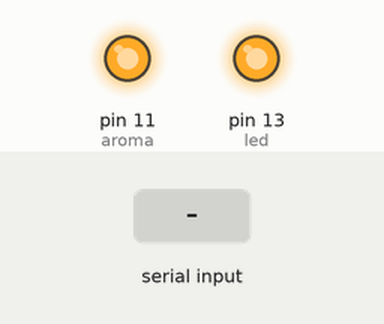
Simulated run of this sketch. Board: Arduino Uno, built with avr-gcc and run on an emulated ATmega328P. Shown: output pins drawn as LEDs (lit = HIGH). The inputs (shaded band) are chosen by the test bench.

Above: at 1.2 s.
1.3 s: "A" received over Serial
At 2.5 s:
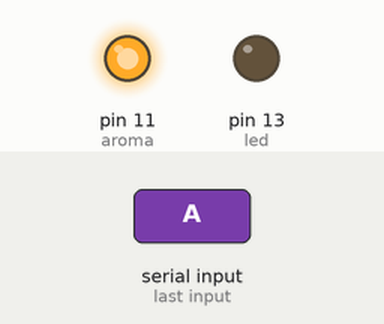
2.8 s: "F" received over Serial
At 3.2 s:
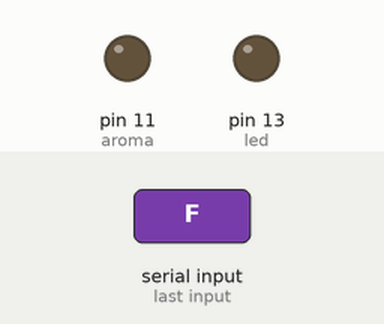
4.8 s: "B" received over Serial
At 5.2 s:
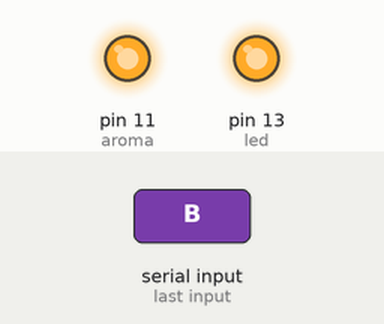
6.3 s: "F" received over Serial
At 6.7 s:
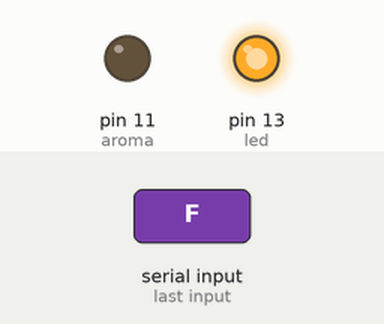
8.3 s: "E" received over Serial
At 9.1 s:
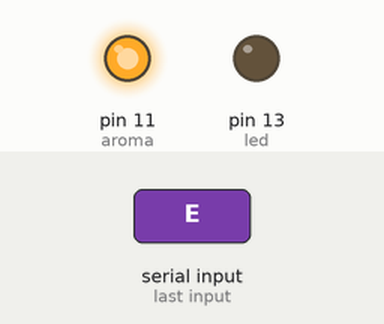
Timing chart, 0 to 10.8 s (numbered marks = the images above; inputs shaded):
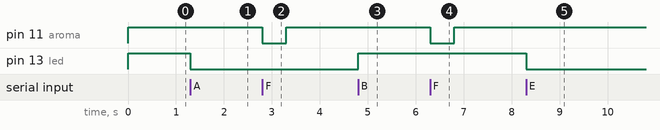

Measured:
- after the input at 1.3 s, pin 13 (led): HIGH → LOW at once
- after the input at 2.8 s, pin 11 (aroma): HIGH → LOW at once, → HIGH 0.50 s later
- after the input at 4.8 s, pin 13 (led): LOW → HIGH at once
- after the input at 6.3 s, pin 11 (aroma): HIGH → LOW at once, → HIGH 0.50 s later
- after the input at 8.3 s, pin 13 (led): HIGH → LOW at once

The sketch:

CONTROL_HAPOOL.ino
```cpp
int option;
int led = 13;
int aroma = 11;
int val=25;
int led25=14;

#include <OneWire.h>
#include <DallasTemperature.h>

OneWire ourWire(12);                //Se establece el pin 12  como bus OneWire
DallasTemperature sensors(&ourWire); //Se declara una variable u objeto para nuestro sensor

void setup() {
   Serial.begin(9600);
   pinMode(led, OUTPUT);
   pinMode(aroma, OUTPUT);
   digitalWrite(led, HIGH);
   digitalWrite(aroma, HIGH);
   sensors.begin();   //Se inicia el sensor


}

void loop() {

    //si existe datos disponibles los leemos
  if (Serial.available()>0){
        //leemos la opcion enviada
        option=Serial.read();
        if(option=='A') {
          digitalWrite(led, LOW);

        }
        if(option=='B') {
          digitalWrite(led, HIGH);
            }

        if(option=='D') {
          digitalWrite(led, HIGH);

        }
        if(option=='E') {
          digitalWrite(led, LOW);
            }

        if(option=='F') { //activa el aromaterapia
          digitalWrite(aroma, LOW);
          delay(500);
          digitalWrite(aroma, HIGH);
            }

        if(option=='C') {
          sensors.requestTemperatures();   //Se envía el comando para leer la temperatura
          int temp= sensors.getTempCByIndex(0); //Se obtiene la temperatura en ºC

          Serial.print("n0.val=");
          Serial.print(temp);
          Serial.write(0xff);
          Serial.write(0xff);
          Serial.write(0xff);
          delay(100);
        }


  }

}
```
